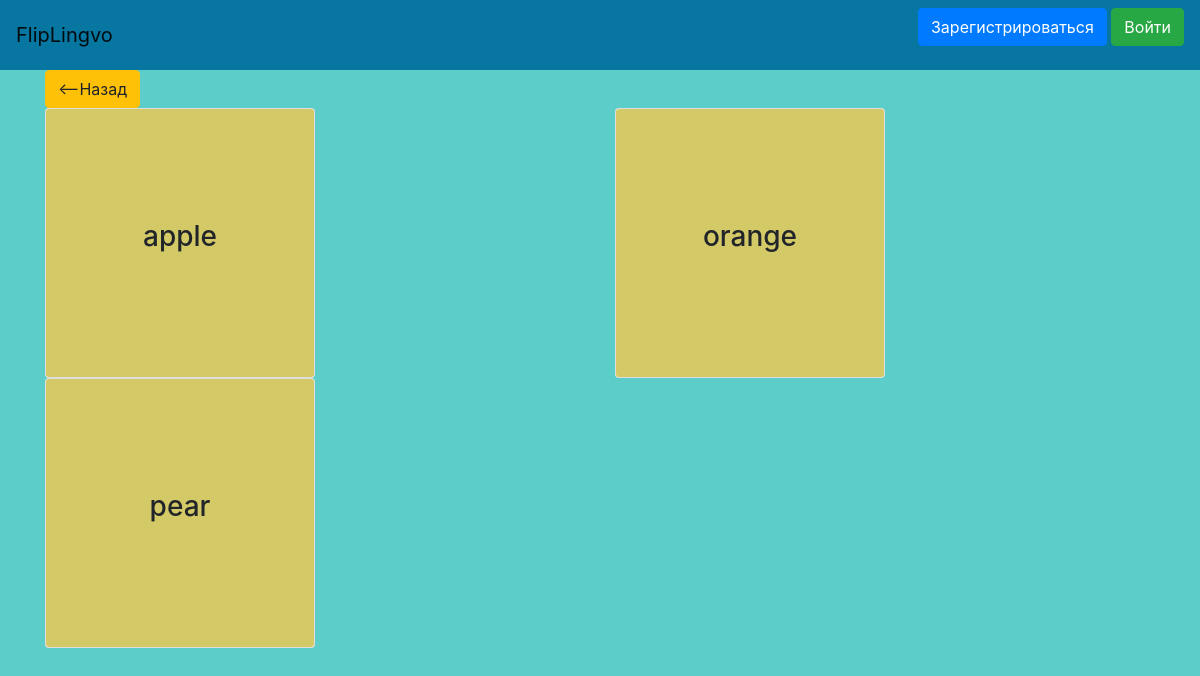
Screenshot of /lesson/2 with the database file from the repository.
### data/cards.py (models this page shows)
class Card(SqlAlchemyBase):
    __tablename__ = 'cards'
    id = sqlalchemy.Column(sqlalchemy.Integer, primary_key=True, autoincrement=True)
    lesson_id = sqlalchemy.Column(sqlalchemy.Integer, sqlalchemy.ForeignKey("lessons.id"))
    word = sqlalchemy.Column(sqlalchemy.String, nullable=True)
    translate = sqlalchemy.Column(sqlalchemy.String, nullable=True)
    definition = sqlalchemy.Column(sqlalchemy.String, nullable=True)

### main.py (the view)
@app.route('/lesson/<lesson_id>')
def lesson(lesson_id):
    db_sess = db_session.create_session()
    current_lesson = db_sess.query(Lesson).filter((Lesson.id == lesson_id)).first()
    if not current_lesson:
        return redirect('/')
    if current_user.is_authenticated:
        if not current_lesson.is_open or current_lesson.who_done != current_user.id:
            return redirect('/')
    else:
        if not current_lesson.is_open:
            return redirect('/')
    cards = db_sess.query(Card).filter((Card.lesson_id == lesson_id))
    return render_template("lesson.html", cards=cards)

### data/db_session.py (called while the page is built)
def create_session() -> Session:
    global __factory
    return __factory()

### templates/lesson.html (shortened to what this page needs)
{% extends "base.html" %}
{% block content %}
<a class="btn btn-warning" href="/"><--Назад</a>
<div class="row">
  {% for item in cards %}
    {% if loop.first %}
      <div class="col-sm-6 mb-3 mb-sm-0">
    {% else %}
      <div class="col-sm-6">
    {% endif %}
        <div class="card text-bg-dark w-50" id="{{loop.index0}}" onclick="turn({{loop.index0}}, &quot;{{item.word}}&quot;, &quot;{{item.definition}}&quot;, &quot;{{item.translate}}&quot;);">
          <img src="/static/images/cards/1.png" class="card-img" alt="...">
          <div class="card-img-overlay d-flex flex-column align-items-center justify-content-center">
            <h3 class="card-title">{{item.word}}</h3>
          </div>
        </div>
      </div>
  {% endfor %}
</div>
{% endblock %}

### templates/base.html (style rules this page uses)
body { background-color: #5ccdc9 }

### rows the page displays
Card: word "apple"
Card: word "orange"
Card: word "pear"
